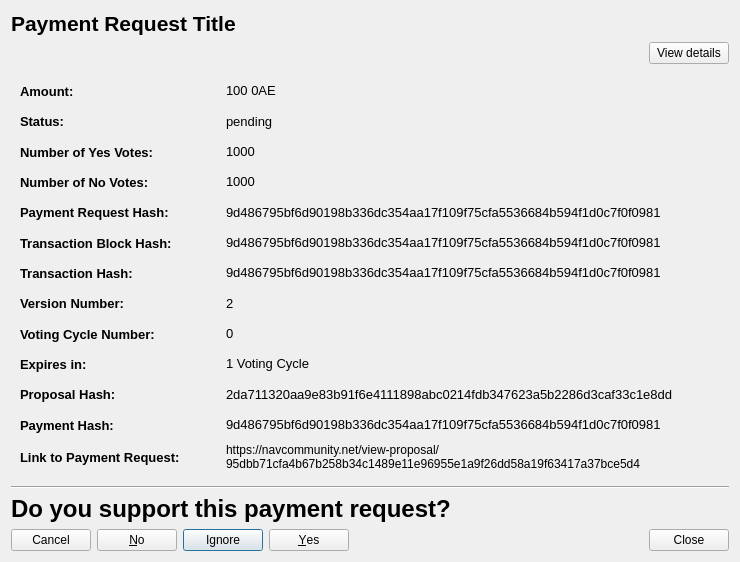
<?xml version="1.0" encoding="UTF-8"?>
<ui version="4.0">
 <class>CommunityFundDisplayPaymentRequestDetailed</class>
 <widget class="QWidget" name="CommunityFundDisplayPaymentRequestDetailed">
  <property name="geometry">
   <rect>
    <x>0</x>
    <y>0</y>
    <width>740</width>
    <height>562</height>
   </rect>
  </property>
  <property name="sizePolicy">
   <sizepolicy hsizetype="Preferred" vsizetype="MinimumExpanding">
    <horstretch>0</horstretch>
    <verstretch>0</verstretch>
   </sizepolicy>
  </property>
  <property name="minimumSize">
   <size>
    <width>740</width>
    <height>300</height>
   </size>
  </property>
  <property name="windowTitle">
   <string>Payment Request Details</string>
  </property>
  <layout class="QVBoxLayout" name="verticalLayout">
   <item>
    <widget class="QLabel" name="labelPaymentRequestTitle">
     <property name="sizePolicy">
      <sizepolicy hsizetype="Preferred" vsizetype="Minimum">
       <horstretch>0</horstretch>
       <verstretch>0</verstretch>
      </sizepolicy>
     </property>
     <property name="maximumSize">
      <size>
       <width>16777215</width>
       <height>500</height>
      </size>
     </property>
     <property name="font">
      <font>
       <pointsize>16</pointsize>
       <weight>75</weight>
       <bold>true</bold>
      </font>
     </property>
     <property name="text">
      <string>Payment Request Title</string>
     </property>
     <property name="wordWrap">
      <bool>true</bool>
     </property>
     <property name="openExternalLinks">
      <bool>false</bool>
     </property>
    </widget>
   </item>
   <item>
    <layout class="QHBoxLayout" name="horizontalLayout_4">
     <item>
      <spacer name="horizontalSpacer">
       <property name="orientation">
        <enum>Qt::Horizontal</enum>
       </property>
       <property name="sizeHint" stdset="0">
        <size>
         <width>40</width>
         <height>20</height>
        </size>
       </property>
      </spacer>
     </item>
     <item>
      <widget class="QPushButton" name="detailsBtn">
       <property name="text">
        <string>View details</string>
       </property>
      </widget>
     </item>
    </layout>
   </item>
   <item>
    <widget class="QWidget" name="detailsWidget" native="true">
     <property name="sizePolicy">
      <sizepolicy hsizetype="Preferred" vsizetype="Expanding">
       <horstretch>0</horstretch>
       <verstretch>0</verstretch>
      </sizepolicy>
     </property>
     <layout class="QVBoxLayout" name="verticalLayout_2">
      <item>
       <layout class="QVBoxLayout" name="verticalLayoutDetailedInfomation_2">
        <item>
         <layout class="QHBoxLayout" name="horizontalLayoutAmount_2">
          <item>
           <widget class="QLabel" name="labelPrequestAmountTitle">
            <property name="sizePolicy">
             <sizepolicy hsizetype="Fixed" vsizetype="Preferred">
              <horstretch>0</horstretch>
              <verstretch>0</verstretch>
             </sizepolicy>
            </property>
            <property name="minimumSize">
             <size>
              <width>200</width>
              <height>0</height>
             </size>
            </property>
            <property name="font">
             <font>
              <pointsize>10</pointsize>
              <weight>75</weight>
              <bold>true</bold>
             </font>
            </property>
            <property name="text">
             <string>Amount:</string>
            </property>
            <property name="textInteractionFlags">
             <set>Qt::NoTextInteraction</set>
            </property>
           </widget>
          </item>
          <item>
           <widget class="QLabel" name="labelPrequestAmount">
            <property name="font">
             <font>
              <pointsize>10</pointsize>
             </font>
            </property>
            <property name="text">
             <string>100 0AE</string>
            </property>
            <property name="textInteractionFlags">
             <set>Qt::TextSelectableByMouse</set>
            </property>
           </widget>
          </item>
         </layout>
        </item>
        <item>
         <layout class="QHBoxLayout" name="horizontalLayoutFee_2">
          <item>
           <widget class="QLabel" name="labelPrequestStatusTitle">
            <property name="sizePolicy">
             <sizepolicy hsizetype="Fixed" vsizetype="Preferred">
              <horstretch>0</horstretch>
              <verstretch>0</verstretch>
             </sizepolicy>
            </property>
            <property name="minimumSize">
             <size>
              <width>200</width>
              <height>0</height>
             </size>
            </property>
            <property name="font">
             <font>
              <pointsize>10</pointsize>
              <weight>75</weight>
              <bold>true</bold>
             </font>
            </property>
            <property name="text">
             <string>Status:</string>
            </property>
            <property name="textInteractionFlags">
             <set>Qt::NoTextInteraction</set>
            </property>
           </widget>
          </item>
          <item>
           <widget class="QLabel" name="labelPrequestStatus">
            <property name="font">
             <font>
              <pointsize>10</pointsize>
             </font>
            </property>
            <property name="text">
             <string>pending</string>
            </property>
            <property name="textInteractionFlags">
             <set>Qt::TextSelectableByMouse</set>
            </property>
           </widget>
          </item>
         </layout>
        </item>
        <item>
         <layout class="QHBoxLayout" name="horizontalLayoutAddress_2">
          <item>
           <widget class="QLabel" name="labelPrequestYesTitle">
            <property name="sizePolicy">
             <sizepolicy hsizetype="Fixed" vsizetype="Preferred">
              <horstretch>0</horstretch>
              <verstretch>0</verstretch>
             </sizepolicy>
            </property>
            <property name="minimumSize">
             <size>
              <width>200</width>
              <height>0</height>
             </size>
            </property>
            <property name="font">
             <font>
              <pointsize>10</pointsize>
              <weight>75</weight>
              <bold>true</bold>
             </font>
            </property>
            <property name="text">
             <string>Number of Yes Votes:</string>
            </property>
            <property name="textInteractionFlags">
             <set>Qt::NoTextInteraction</set>
            </property>
           </widget>
          </item>
          <item>
           <widget class="QLabel" name="labelPrequestYes">
            <property name="font">
             <font>
              <pointsize>10</pointsize>
             </font>
            </property>
            <property name="text">
             <string>1000</string>
            </property>
            <property name="textInteractionFlags">
             <set>Qt::TextSelectableByMouse</set>
            </property>
           </widget>
          </item>
         </layout>
        </item>
        <item>
         <layout class="QHBoxLayout" name="horizontalLayoutDeadline_2">
          <item>
           <widget class="QLabel" name="labelPrequestNoTitle">
            <property name="sizePolicy">
             <sizepolicy hsizetype="Fixed" vsizetype="Preferred">
              <horstretch>0</horstretch>
              <verstretch>0</verstretch>
             </sizepolicy>
            </property>
            <property name="minimumSize">
             <size>
              <width>200</width>
              <height>0</height>
             </size>
            </property>
            <property name="font">
             <font>
              <pointsize>10</pointsize>
              <weight>75</weight>
              <bold>true</bold>
             </font>
            </property>
            <property name="text">
             <string>Number of No Votes:</string>
            </property>
            <property name="textInteractionFlags">
             <set>Qt::NoTextInteraction</set>
            </property>
           </widget>
          </item>
          <item>
           <widget class="QLabel" name="labelPrequestNo">
            <property name="font">
             <font>
              <pointsize>10</pointsize>
             </font>
            </property>
            <property name="text">
             <string>1000</string>
            </property>
            <property name="textInteractionFlags">
             <set>Qt::TextSelectableByMouse</set>
            </property>
           </widget>
          </item>
         </layout>
        </item>
        <item>
         <layout class="QHBoxLayout" name="horizontalLayoutExpiresIn_2">
          <item>
           <widget class="QLabel" name="labelPrequestHashTitle">
            <property name="sizePolicy">
             <sizepolicy hsizetype="Fixed" vsizetype="Preferred">
              <horstretch>0</horstretch>
              <verstretch>0</verstretch>
             </sizepolicy>
            </property>
            <property name="minimumSize">
             <size>
              <width>200</width>
              <height>0</height>
             </size>
            </property>
            <property name="font">
             <font>
              <pointsize>10</pointsize>
              <weight>75</weight>
              <bold>true</bold>
             </font>
            </property>
            <property name="text">
             <string>Payment Request Hash:</string>
            </property>
            <property name="textInteractionFlags">
             <set>Qt::NoTextInteraction</set>
            </property>
           </widget>
          </item>
          <item>
           <widget class="QLabel" name="labelPrequestHash">
            <property name="font">
             <font>
              <pointsize>10</pointsize>
             </font>
            </property>
            <property name="text">
             <string>9d486795bf6d90198b336dc354aa17f109f75cfa5536684b594f1d0c7f0f0981</string>
            </property>
            <property name="textInteractionFlags">
             <set>Qt::TextSelectableByMouse</set>
            </property>
           </widget>
          </item>
         </layout>
        </item>
        <item>
         <layout class="QHBoxLayout" name="horizontalLayoutStatus_2">
          <item>
           <widget class="QLabel" name="labelPrequestTransactionBlockHashTitle">
            <property name="sizePolicy">
             <sizepolicy hsizetype="Fixed" vsizetype="Preferred">
              <horstretch>0</horstretch>
              <verstretch>0</verstretch>
             </sizepolicy>
            </property>
            <property name="minimumSize">
             <size>
              <width>200</width>
              <height>0</height>
             </size>
            </property>
            <property name="font">
             <font>
              <pointsize>10</pointsize>
              <weight>75</weight>
              <bold>true</bold>
             </font>
            </property>
            <property name="text">
             <string>Transaction Block Hash:</string>
            </property>
            <property name="textInteractionFlags">
             <set>Qt::NoTextInteraction</set>
            </property>
           </widget>
          </item>
          <item>
           <widget class="QLabel" name="labelPrequestTransactionBlockHash">
            <property name="font">
             <font>
              <pointsize>10</pointsize>
             </font>
            </property>
            <property name="text">
             <string>9d486795bf6d90198b336dc354aa17f109f75cfa5536684b594f1d0c7f0f0981</string>
            </property>
            <property name="textInteractionFlags">
             <set>Qt::TextSelectableByMouse</set>
            </property>
           </widget>
          </item>
         </layout>
        </item>
        <item>
         <layout class="QHBoxLayout" name="horizontalLayoutNumberYesVotes_2">
          <item>
           <widget class="QLabel" name="labelPrequestTransactionHashTitle">
            <property name="sizePolicy">
             <sizepolicy hsizetype="Fixed" vsizetype="Preferred">
              <horstretch>0</horstretch>
              <verstretch>0</verstretch>
             </sizepolicy>
            </property>
            <property name="minimumSize">
             <size>
              <width>200</width>
              <height>0</height>
             </size>
            </property>
            <property name="font">
             <font>
              <pointsize>10</pointsize>
              <weight>75</weight>
              <bold>true</bold>
             </font>
            </property>
            <property name="text">
             <string>Transaction Hash:</string>
            </property>
            <property name="textInteractionFlags">
             <set>Qt::NoTextInteraction</set>
            </property>
           </widget>
          </item>
          <item>
           <widget class="QLabel" name="labelPrequestTransactionHash">
            <property name="font">
             <font>
              <pointsize>10</pointsize>
             </font>
            </property>
            <property name="text">
             <string>9d486795bf6d90198b336dc354aa17f109f75cfa5536684b594f1d0c7f0f0981</string>
            </property>
            <property name="textInteractionFlags">
             <set>Qt::TextSelectableByMouse</set>
            </property>
           </widget>
          </item>
         </layout>
        </item>
        <item>
         <layout class="QHBoxLayout" name="horizontalLayoutNumberNoVotes_2">
          <item>
           <widget class="QLabel" name="labelPrequestVersionNoTitle">
            <property name="sizePolicy">
             <sizepolicy hsizetype="Fixed" vsizetype="Preferred">
              <horstretch>0</horstretch>
              <verstretch>0</verstretch>
             </sizepolicy>
            </property>
            <property name="minimumSize">
             <size>
              <width>200</width>
              <height>0</height>
             </size>
            </property>
            <property name="font">
             <font>
              <pointsize>10</pointsize>
              <weight>75</weight>
              <bold>true</bold>
             </font>
            </property>
            <property name="text">
             <string>Version Number:</string>
            </property>
            <property name="textInteractionFlags">
             <set>Qt::NoTextInteraction</set>
            </property>
           </widget>
          </item>
          <item>
           <widget class="QLabel" name="labelPrequestVersionNo">
            <property name="font">
             <font>
              <pointsize>10</pointsize>
             </font>
            </property>
            <property name="text">
             <string>2</string>
            </property>
            <property name="textInteractionFlags">
             <set>Qt::TextSelectableByMouse</set>
            </property>
           </widget>
          </item>
         </layout>
        </item>
        <item>
         <layout class="QHBoxLayout" name="horizontalLayoutTransactionBlockHash_2">
          <item>
           <widget class="QLabel" name="labelPrequestVotingCycleTitle">
            <property name="sizePolicy">
             <sizepolicy hsizetype="Fixed" vsizetype="Preferred">
              <horstretch>0</horstretch>
              <verstretch>0</verstretch>
             </sizepolicy>
            </property>
            <property name="minimumSize">
             <size>
              <width>200</width>
              <height>0</height>
             </size>
            </property>
            <property name="font">
             <font>
              <pointsize>10</pointsize>
              <weight>75</weight>
              <bold>true</bold>
             </font>
            </property>
            <property name="text">
             <string>Voting Cycle Number:</string>
            </property>
            <property name="textInteractionFlags">
             <set>Qt::NoTextInteraction</set>
            </property>
           </widget>
          </item>
          <item>
           <widget class="QLabel" name="labelPrequestVotingCycle">
            <property name="font">
             <font>
              <pointsize>10</pointsize>
             </font>
            </property>
            <property name="text">
             <string>0</string>
            </property>
            <property name="textInteractionFlags">
             <set>Qt::TextSelectableByMouse</set>
            </property>
           </widget>
          </item>
         </layout>
        </item>
        <item>
         <layout class="QHBoxLayout" name="horizontalLayout_3">
          <property name="topMargin">
           <number>0</number>
          </property>
          <item>
           <widget class="QLabel" name="labelPrequestExpiryTitle">
            <property name="sizePolicy">
             <sizepolicy hsizetype="Minimum" vsizetype="Preferred">
              <horstretch>0</horstretch>
              <verstretch>0</verstretch>
             </sizepolicy>
            </property>
            <property name="minimumSize">
             <size>
              <width>200</width>
              <height>0</height>
             </size>
            </property>
            <property name="maximumSize">
             <size>
              <width>200</width>
              <height>16777215</height>
             </size>
            </property>
            <property name="font">
             <font>
              <pointsize>10</pointsize>
              <weight>75</weight>
              <bold>true</bold>
             </font>
            </property>
            <property name="text">
             <string>Expires in:</string>
            </property>
           </widget>
          </item>
          <item>
           <widget class="QLabel" name="labelPrequestExpiry">
            <property name="font">
             <font>
              <pointsize>10</pointsize>
             </font>
            </property>
            <property name="text">
             <string>1 Voting Cycle</string>
            </property>
            <property name="textInteractionFlags">
             <set>Qt::TextSelectableByMouse</set>
            </property>
           </widget>
          </item>
         </layout>
        </item>
        <item>
         <layout class="QHBoxLayout" name="horizontalLayoutTransactionHash_2">
          <item>
           <widget class="QLabel" name="labelPrequestProposalHashTitle">
            <property name="sizePolicy">
             <sizepolicy hsizetype="Fixed" vsizetype="Preferred">
              <horstretch>0</horstretch>
              <verstretch>0</verstretch>
             </sizepolicy>
            </property>
            <property name="minimumSize">
             <size>
              <width>200</width>
              <height>0</height>
             </size>
            </property>
            <property name="font">
             <font>
              <pointsize>10</pointsize>
              <weight>75</weight>
              <bold>true</bold>
             </font>
            </property>
            <property name="text">
             <string>Proposal Hash:</string>
            </property>
            <property name="textInteractionFlags">
             <set>Qt::NoTextInteraction</set>
            </property>
           </widget>
          </item>
          <item>
           <widget class="QLabel" name="labelPrequestProposalHash">
            <property name="font">
             <font>
              <pointsize>10</pointsize>
             </font>
            </property>
            <property name="text">
             <string>2da711320aa9e83b91f6e4111898abc0214fdb347623a5b2286d3caf33c1e8dd</string>
            </property>
            <property name="textInteractionFlags">
             <set>Qt::TextSelectableByMouse</set>
            </property>
           </widget>
          </item>
         </layout>
        </item>
        <item>
         <layout class="QHBoxLayout" name="horizontalLayout_2">
          <property name="topMargin">
           <number>0</number>
          </property>
          <item>
           <widget class="QLabel" name="labelPrequestPaymentHashTitle">
            <property name="sizePolicy">
             <sizepolicy hsizetype="Minimum" vsizetype="Preferred">
              <horstretch>0</horstretch>
              <verstretch>0</verstretch>
             </sizepolicy>
            </property>
            <property name="minimumSize">
             <size>
              <width>200</width>
              <height>0</height>
             </size>
            </property>
            <property name="maximumSize">
             <size>
              <width>200</width>
              <height>16777215</height>
             </size>
            </property>
            <property name="font">
             <font>
              <pointsize>10</pointsize>
              <weight>75</weight>
              <bold>true</bold>
             </font>
            </property>
            <property name="text">
             <string>Payment Hash:</string>
            </property>
           </widget>
          </item>
          <item>
           <widget class="QLabel" name="labelPrequestPaymentHash">
            <property name="font">
             <font>
              <pointsize>10</pointsize>
             </font>
            </property>
            <property name="text">
             <string>9d486795bf6d90198b336dc354aa17f109f75cfa5536684b594f1d0c7f0f0981</string>
            </property>
            <property name="textInteractionFlags">
             <set>Qt::TextSelectableByMouse</set>
            </property>
           </widget>
          </item>
         </layout>
        </item>
        <item>
         <layout class="QHBoxLayout" name="horizontalLayoutLinkToPaymentRequest_2">
          <item>
           <widget class="QLabel" name="labelPrequestLinkTitle">
            <property name="sizePolicy">
             <sizepolicy hsizetype="Fixed" vsizetype="Preferred">
              <horstretch>0</horstretch>
              <verstretch>0</verstretch>
             </sizepolicy>
            </property>
            <property name="minimumSize">
             <size>
              <width>200</width>
              <height>0</height>
             </size>
            </property>
            <property name="font">
             <font>
              <pointsize>10</pointsize>
              <weight>75</weight>
              <bold>true</bold>
             </font>
            </property>
            <property name="text">
             <string>Link to Payment Request:</string>
            </property>
            <property name="textInteractionFlags">
             <set>Qt::NoTextInteraction</set>
            </property>
           </widget>
          </item>
          <item>
           <widget class="QLabel" name="labelPrequestLink">
            <property name="text">
             <string>https://navcommunity.net/view-proposal/95dbb71cfa4b67b258b34c1489e11e96955e1a9f26dd58a19f63417a37bce5d4</string>
            </property>
            <property name="wordWrap">
             <bool>true</bool>
            </property>
            <property name="openExternalLinks">
             <bool>true</bool>
            </property>
            <property name="textInteractionFlags">
             <set>Qt::TextBrowserInteraction</set>
            </property>
           </widget>
          </item>
         </layout>
        </item>
       </layout>
      </item>
     </layout>
    </widget>
   </item>
   <item>
    <widget class="Line" name="line">
     <property name="orientation">
      <enum>Qt::Horizontal</enum>
     </property>
    </widget>
   </item>
   <item>
    <widget class="QLabel" name="label">
     <property name="font">
      <font>
       <pointsize>18</pointsize>
       <weight>75</weight>
       <bold>true</bold>
      </font>
     </property>
     <property name="text">
      <string>Do you support this payment request?</string>
     </property>
    </widget>
   </item>
   <item>
    <layout class="QHBoxLayout" name="horizontalLayoutButtons_2">
     <item>
      <widget class="QDialogButtonBox" name="buttonBoxYesNoVote_2">
       <property name="layoutDirection">
        <enum>Qt::RightToLeft</enum>
       </property>
       <property name="standardButtons">
        <set>QDialogButtonBox::Cancel|QDialogButtonBox::Ignore|QDialogButtonBox::No|QDialogButtonBox::Yes</set>
       </property>
      </widget>
     </item>
     <item>
      <spacer name="horizontalSpacerButtons_2">
       <property name="orientation">
        <enum>Qt::Horizontal</enum>
       </property>
       <property name="sizeHint" stdset="0">
        <size>
         <width>40</width>
         <height>20</height>
        </size>
       </property>
      </spacer>
     </item>
     <item>
      <widget class="QPushButton" name="pushButtonClose_2">
       <property name="text">
        <string>Close</string>
       </property>
      </widget>
     </item>
    </layout>
   </item>
  </layout>
 </widget>
 <tabstops>
  <tabstop>pushButtonClose_2</tabstop>
 </tabstops>
 <resources/>
 <connections/>
</ui>
